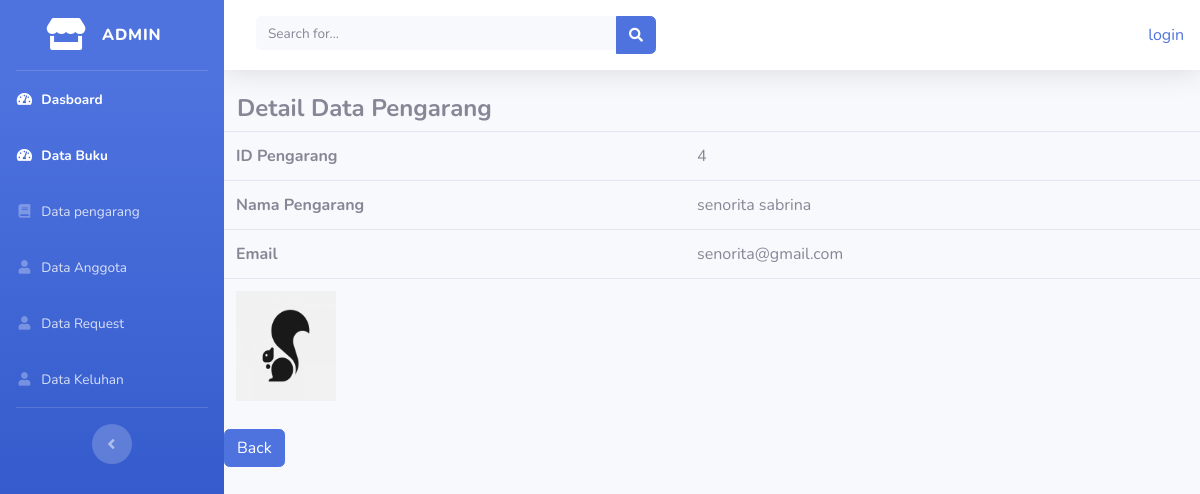
Screenshot of /index.php/admin/data_pengarang/detail/4 with the database file from the repository.
### tables this page shows
CREATE TABLE `pengarang` (
  `id_pengarang` int(11) NOT NULL,
  `nama_pengarang` varchar(50) NOT NULL,
  `email` varchar(30) NOT NULL,
  `foto_pengarang` varchar(100) NOT NULL
);

### application/controllers/admin/data_pengarang.php (called while the page is built, shortened)
<?php
class Data_pengarang extends CI_Controller{
	public function detail($id){
		$this->load->model('model_buku');
		$detail = $this->model_buku->detail_data_pengarang($id);
		$data['detail_pengarang'] =$detail;
		$this->load->view('templates_admin/header');
		$this->load->view('templates_admin/sidebar');
		$this->load->view('admin/detail_pengarang', $data);
		$this->load->view('templates_admin/footer');
	}
	}

### index.php (called while the page is built, shortened)
<?php
require_once BASEPATH.'core/CodeIgniter.php';

### application/models/model_buku.php (called while the page is built, shortened)
<?php
class Model_buku extends CI_Model{
    public function detail_data_pengarang($id = null){
    	$query = $this->db->get_where('pengarang', array('id_pengarang'=>$id))->row();
    	return $query;
    }
}

### application/views/admin/detail_pengarang.php (the view)
<div class="content-wrapper">
	<section class="content">
		<h4><strong>&nbsp Detail Data Pengarang</strong></h4>
		<table class="table">
			<tr>
				<th>ID Pengarang</th>
				<td><?php echo $detail_pengarang->id_pengarang ?></td>
			</tr>
			<tr>
				<th>Nama Pengarang</th>
				<td><?php echo $detail_pengarang->nama_pengarang ?></td>
			</tr>
			<tr>
				<th>Email</th>
				<td><?php echo $detail_pengarang->email ?></td>
			</tr>
			<tr>
				<td>
					<img src="<?php echo base_url(); ?>assets/foto/<?php echo $detail_pengarang->foto_pengarang; ?>" width="100" height="110">
				</td>
				<td></td>
			</tr>
		</table>
	<a href="<?php echo base_url('admin/data_pengarang/index'); ?>" class="btn btn-primary">Back</a>
	</section>
</div>

### rows the page displays
pengarang: id_pengarang "4", nama_pengarang "senorita sabrina", email "senorita@gmail.com", foto_pengarang (picture)

### other values shown
anchor('auth/login', 'login') "login"
